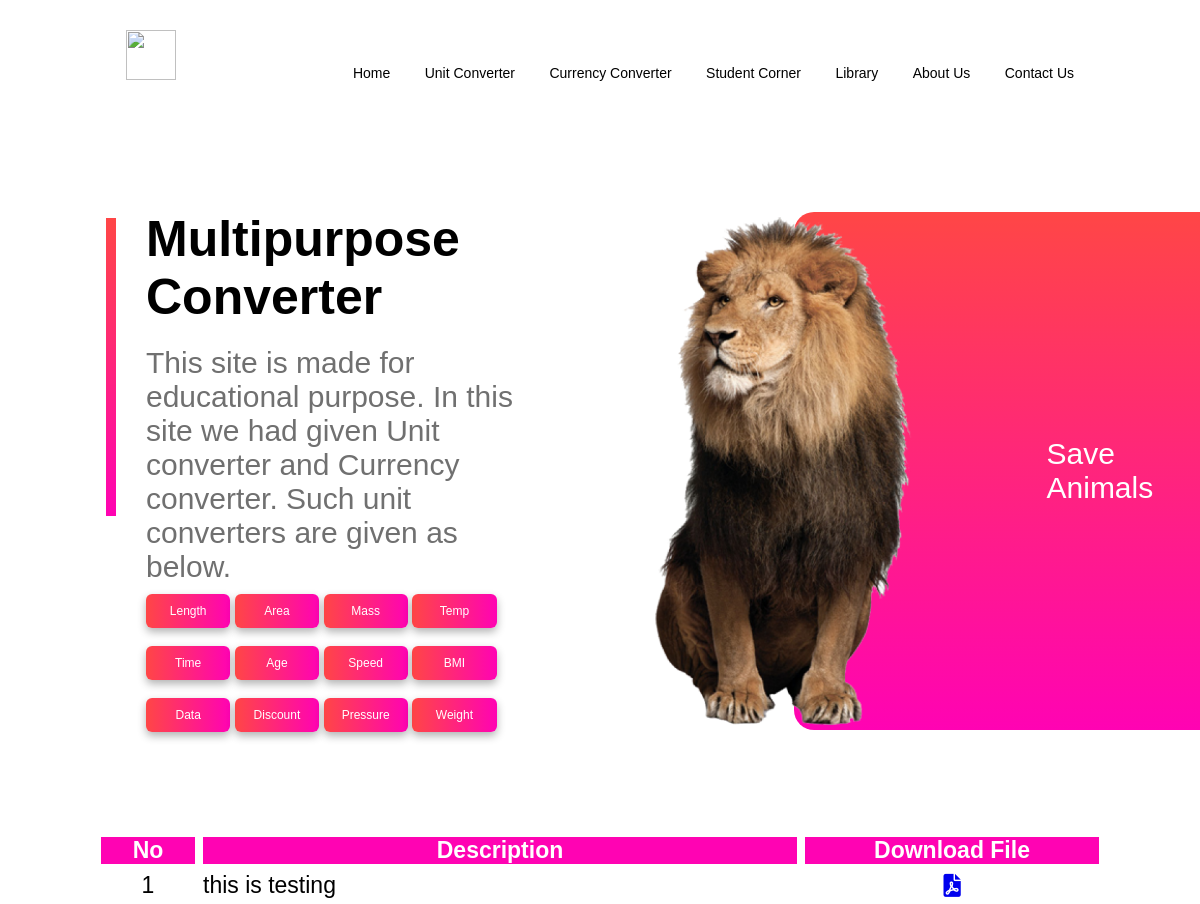
Before: / with the older database file.
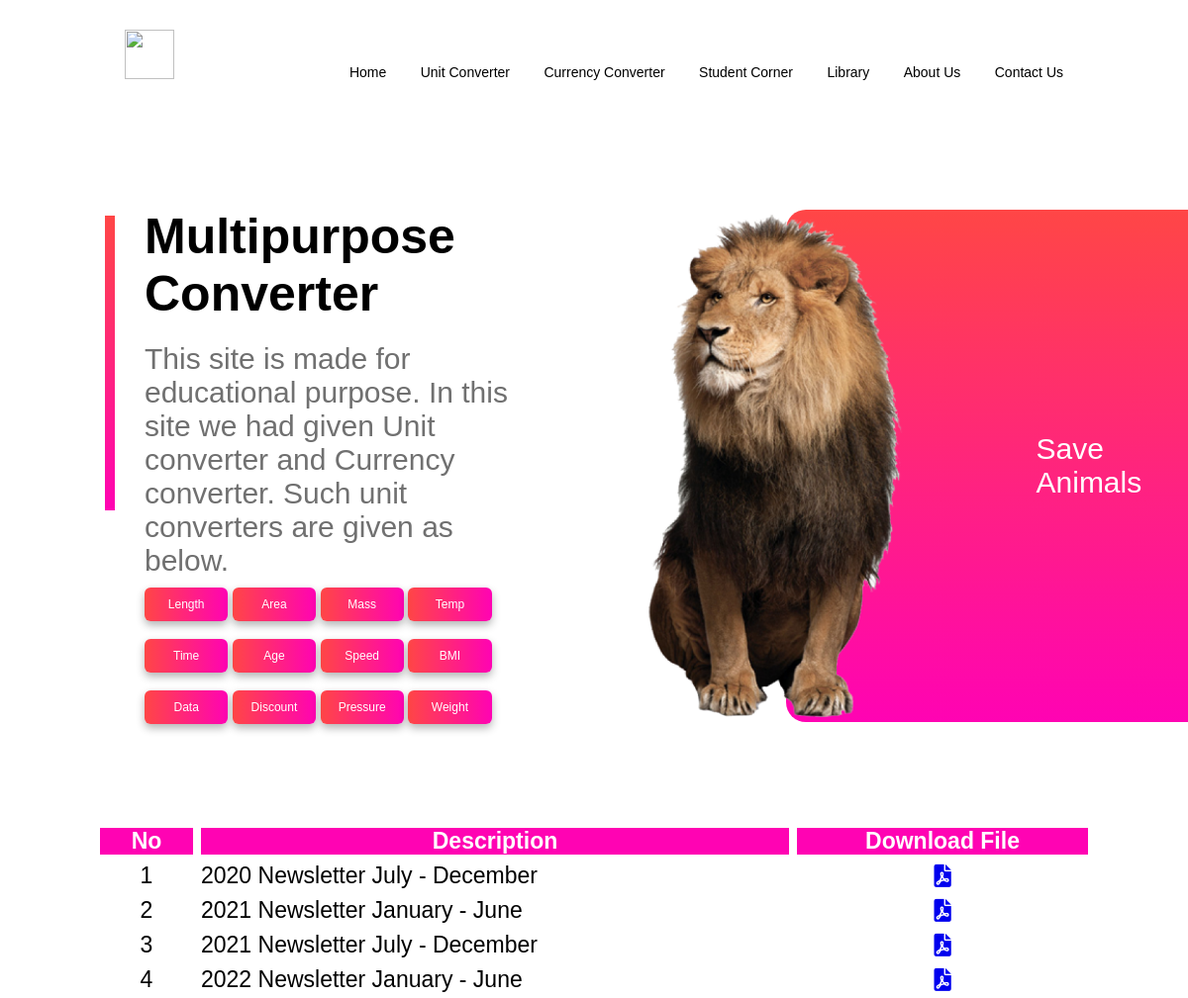
After: the same page with the newer database file.
### home/models.py (models this page shows, shortened)
class pdf(models.Model):
    No = models.IntegerField(primary_key=True, editable=True)
    Description=models.CharField(max_length=200)
    File=models.FileField(upload_to='')

### home/views.py (the view)
# urls.py: path("", views.index, name='home'),
def index(request):
    context={'pdf_file':pdf.objects.all()}
    return render(request,'base.html',context)

### templates/base.html (shortened to what this page needs)
{% load static %}
<html>
<head>
<link rel="stylesheet" href="https://cdnjs.cloudflare.com/ajax/libs/font-awesome/6.0.0/css/all.min.css" />
{% load static %}
<link rel="stylesheet" href="{% static 'style.css' %}">
</head>
<body>
<div class="conatiner">
    <div class="navbar">
        <img src="/static/logo.png" class="logo">
        <nav>
            <ul id="menuList">
                <li><a href="/">Home</a></li>
                <li><a href="/unitconverter">Unit Converter</a></li>
                <li><a href="/currencyconverter">Currency Converter</a></li>
                <li><a href="/studentcorner">Student Corner</a></li>
                <li><a href="/library">Library</a></li>
                <li><a href="/about">About Us</a></li>
                <li><a href="/contact">Contact Us</a></li>
            </ul>
        </nav>
    </div>
        <div class="row">
            <div class="col-1">
                <h2>Multipurpose Converter</h2>
                <h3>This site is made for educational purpose. In this site we had given Unit converter and Currency converter. Such unit converters are given as below. </h3>
                <a href="/length"><button type="submit" value="Submit">Length</button></a>
                <a href="/area"><button type="submit" value="Submit">Area</button></a>
                <a href="/mass"><button type="submit" value="Submit">Mass</button></a>
                <a href="/temperature"><button type="submit" value="Submit">Temp</button></a>
                <br>
                <br>
                <a href="/time"><button type="submit" value="Submit">Time</button></a>
                <a href="/age"><button type="submit" value="Submit">Age</button></a>
                <a href="/speed"><button type="submit" value="Submit">Speed</button></a>
                <a href="/bmi"><button type="submit" value="Submit">BMI</button></a>
                <br>
                <br>
                <a href="/data"><button type="submit" value="Submit">Data</button></a>
                <a href="/discount"><button type="submit" value="Submit">Discount</button></a>
                <a href="/pressure"><button type="submit" value="Submit">Pressure</button></a>
                <a href="/weight"><button type="submit" value="Submit">Weight</button></a>
            </div>
            <div class="col-2">
                <img src="/static/icon2.png" class="controller">
                   <div class="animal"> <p>Save Animals</p></div>
            </div>
        </div>
        <table>
        <tr>
            <th style="width:10%;">No</th>
            <th>Description</th>
            <th style="width:100%">Download File</th>
        </tr>
        {% for pdf in pdf_file %}
        <tr>
            <td style="width:10%;">{{pdf.No}}</td>
            <td style="text-align:left; width:60%">{{pdf.Description}}</td>
            <td style="width:100%"><a href="media/{{pdf.File}}"><i class="fa-solid fa-file-pdf"></i></i></a></td>
        </tr>
        {% endfor %}
    </table>
</div>
</body>
</html>

### static/style.css (style rules this page uses)
* { margin: 0; padding: 0; font-family : sans-serif; }
.conatiner { width: 100%; min-height: 100vh; padding-left: 8%; padding-right: 8%; box-sizing: border-box; overflow: hidden; }
.navbar { width: 100%; display: flex; align-items: center; }
.logo { width: 50px; margin: 30px; }
nav { flex: 1; text-align: right; }
nav ul li { margin-top: 10px; list-style: none; display: inline-block; margin-right: 30px; }
nav ul li a { text-decoration: none; color: #000; font-size: 14px; }
.row { display: flex; justify-content: space-between; align-items: center; margin: 100px 0; }
.col-1 { flex-basis: 40%; position: relative; margin-left: 50px; }
.col-1 h2 { font-size: 50px; }
.col-1 h3 { font-size: 30px; color: #707070; font-weight: 100; margin: 20px 0 10px; }
button { width: 140px; border: 0; padding: 12px 10px; outline: none; color: #fff; background: linear-gradient(to right, #ff0000b9, #ff03b3); border-radius: 6px; cursor: pointer; box-shadow: 0 4px 8px 0 rgba(0, 0, 0, 0.3); }
.col-1::after { content: ''; width: 10px; height: 57%; background: linear-gradient(#ff0000b9, #ff03b3); position: absolute; left: -40px; top: 8px; }
.col-2 { position: relative; flex-basis: 60%; display: flex; align-items: center; }
.col-2 .controller { width: 90%; }
.animal p { width: 100%; color: #fff; font-size: 30px; }

### templates/base.html (style rules this page uses)
button { width:22%; font-size:12px; padding: 10px 10px; }
table { width:100%; border:1px; margin-left:auto; margin-right:auto; }
table th { border-style:solid; border-color:white; background: #ff03b3; table-layout: fixed; font-size: 23px; font-style: bold; color: white; }
table tr,td { list-style:none; border-style:solid; border-color:#fff; background: #fff; font-size: 23px; color: black; text-align:center; display-Id:none; }

Changed rows visible on the page:
changed pdf id 1: Description "this is testing" → "2020 Newsletter July - December"
added pdf: No "2", Description "2021 Newsletter January - June"
added pdf: No "3", Description "2021 Newsletter July - December"
added pdf: No "4", Description "2022 Newsletter January - June"
